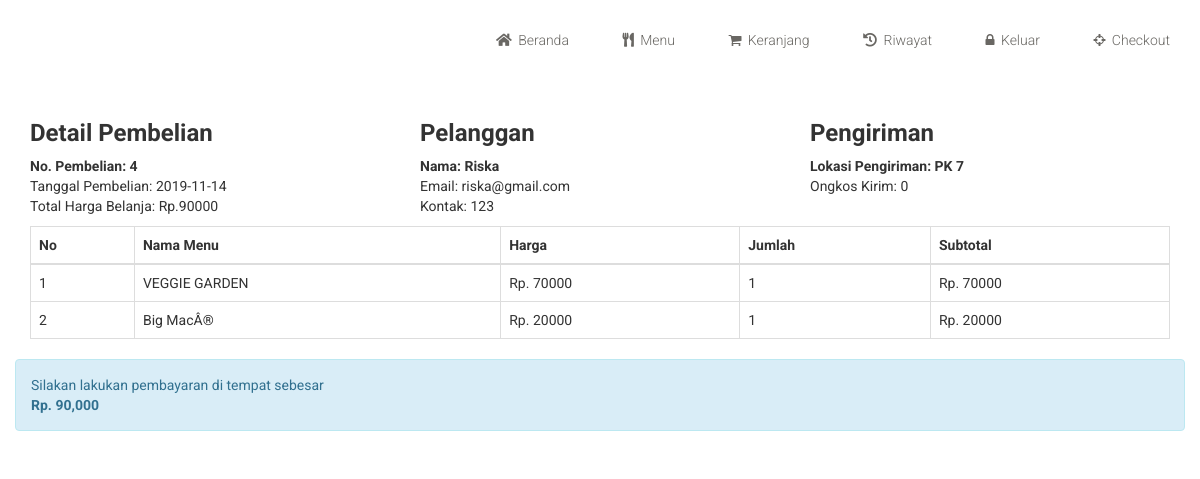
Page /nota.php?id=4 (signed in) on the committed database.
### tables this page shows
CREATE TABLE IF NOT EXISTS `pembelian` (
  `id_pembelian` int(11) NOT NULL AUTO_INCREMENT,
  `id_user` int(11) NOT NULL,
  `id_ongkir` int(11) NOT NULL,
  `tanggal_pembelian` date NOT NULL,
  `total_pembelian` int(11) NOT NULL,
  `tarif` int(11) NOT NULL,
  `alamat_pengiriman` text NOT NULL,
  `status_pembelian` varchar(100) NOT NULL DEFAULT 'Dalam Proses',
  PRIMARY KEY (`id_pembelian`)
);

CREATE TABLE IF NOT EXISTS `user` (
  `id_user` int(11) NOT NULL AUTO_INCREMENT,
  `nama` varchar(255) NOT NULL,
  `email` varchar(255) NOT NULL,
  `pass` varchar(255) NOT NULL,
  `kontak` varchar(255) NOT NULL,
  PRIMARY KEY (`id_user`)
);

CREATE TABLE IF NOT EXISTS `pembelian_menu` (
  `id_pembelian_menu` int(5) NOT NULL AUTO_INCREMENT,
  `id_pembelian` int(5) NOT NULL,
  `id_menu` int(5) NOT NULL,
  `jumlah` int(20) NOT NULL,
  `nama_menu` varchar(100) NOT NULL,
  `harga` varchar(50) NOT NULL,
  `subharga` varchar(50) NOT NULL,
  PRIMARY KEY (`id_pembelian_menu`)
);

### nota.php (the view, shortened to what this page needs)
<?php
include 'konfig.php';
include 'headatas.php';
?>
<?php
include 'headbawah.php';
?>
<section>
    <div class="container">
        <?php
        $ambil = $koneksi->query("SELECT * FROM pembelian JOIN user ON pembelian.id_user=user.id_user WHERE pembelian.id_pembelian='$_GET[id]' ");
        $detail = $ambil->fetch_assoc();
        ?>
        <div class="row">
            <div class="col-sm-4">
                <h3><b>Detail Pembelian</b></h3>
                <b>No. Pembelian:  <?php echo $detail['id_pembelian']; ?> </b> <br>
                <p>
                Tanggal Pembelian: <?php echo $detail['tanggal_pembelian']; ?> <br>
                Total Harga Belanja: Rp.<?php echo $detail['total_pembelian']; ?>
                </p>
            </div>
            <div class="col-sm-4">
                <h3><strong>Pelanggan</strong></h3>
                <b>Nama: <?php echo $detail['nama']; ?></b> <br>
                <p>
                Email: <?php echo $detail['email']; ?> <br>
                Kontak: <?php echo $detail['kontak']; ?>
                </p>
            </div>
            <div class="col-sm-4">
                <h3><strong>Pengiriman</strong></h3>
                <b>Lokasi Pengiriman: <?php echo $detail['alamat_pengiriman']; ?> </b> <br>
                <p>
                Ongkos Kirim: <?php echo $detail['tarif']; ?> <br>
                </p>
            </div>
        </div>
        <table class="table table-bordered">
            <thead>
                <tr>
                    <th>No</th>
                    <th>Nama Menu</th>
                    <th>Harga</th>
                    <th>Jumlah </th>
                    <th>Subtotal</th>
                </tr>
            </thead>
            <tbody>
                <?php $nomor = 1;  ?>
                <?php $ambil = $koneksi->query("SELECT * FROM pembelian_menu WHERE id_pembelian = '$_GET[id]'"); ?>
                <?php while($pecah=$ambil->fetch_assoc()) {  ?>
                <tr>
                    <td><?php echo $nomor; ?></td>
                    <td><?php echo $pecah['nama_menu']; ?></td>
                    <td>Rp. <?php echo $pecah['harga']; ?></td>
                    <td><?php echo $pecah['jumlah']; ?></td>
                    <td>Rp. <?php echo $pecah['subharga']; ?></td>
                </tr>
                <?php $nomor++; ?>
                <?php } ?>
            </tbody>
        </table>
    </div>
</section>
<div class="row">
    <div class="col-md-12">
        <div class="alert alert-info">
            <p>Silakan lakukan pembayaran di tempat sebesar  <br>
            <strong>Rp. <?php echo number_format($detail['total_pembelian']); ?></strong></p>
        </div>
    </div>
</div>
</body>
</html>

### headatas.php (shortened to what this page needs)
<!DOCTYPE html>
<html lang="en">
<head>
    <link rel="stylesheet" href="https://use.fontawesome.com/releases/v5.5.0/css/all.css">
    <link rel="stylesheet" href="masuk.css">
    <link rel="stylesheet" href="css/bootstrap.min">
    <link href="css/bootstrap.min.css" rel="stylesheet">
    <link href="css/font-awesome.min.css" rel="stylesheet">
    <link href="css/prettyPhoto.css" rel="stylesheet">
    <link href="css/price-range.css" rel="stylesheet">
    <link href="css/animate.css" rel="stylesheet">
	<link href="css/main.css" rel="stylesheet">
	<link href="css/responsive.css" rel="stylesheet">

### headbawah.php (shortened to what this page needs)
</head>
<body>
    <section class="navsemua">
    <div class="container">
        <div class="row">
            <div class="col-sm-2">
            </div>
            <div class="col-sm-10">
                <div class="shop-menu pull-right">
                    <ul class="navbar-semua">
                        <li><a href="index.php"><i class="fas fa-home"></i> Beranda</a></li>
                        <li><a href="menu.php"><i class="fas fa-utensils"></i> Menu</a></li>
                        <li><a href="keranjang.php"><i class="fa fa-shopping-cart"></i> Keranjang</a></li>
                        <?php if(isset($_SESSION["user"])) :  ?>
                        <li><a href="riwayat.php"><i class="fas fa-history"></i> Riwayat</a></li>
                        <li><a href="keluar.php"><i class="fa fa-lock"></i> Keluar</a></li>
                        <?php else:   ?>
                        <li><a href="masuk.php"><i class="fa fa-lock"></i> Masuk</a></li>
                        <?php endif  ?>
                        <li><a href="checkout.php"><i class="fa fa-crosshairs"></i> Checkout</a></li>
                    </ul>
                </div>
            </div>
        </div>
    </div>
</section>
    <section>
		<div class="container">
			<div class="row">

### masuk.css (style rules this page uses)
.shop-menu li { margin-top: 10px; }
.navbar-semua { list-style: none; float: right; margin-top: 20px; }
.navbar-semua li a { color: #333; text-decoration: none; font-size: 90%; font-weight: bold; }
.navbar-semua li { display: inline-block; margin-left: 20px; }
.navsemua { min-height: 100px; }

### css/main.css (style rules this page uses)
html, body { font-family: 'Roboto', sans-serif; background: ; position: relative; font-weight: 400px; padding: 0; margin: 0; height: 100%; }
ul li { list-style: none; }
a { -webkit-transition: 300ms; -moz-transition: 300ms; -o-transition: 300ms; transition: 300ms; }
h1, h2, h3, h4, h5, h6 { font-family: 'Roboto', sans-serif; }
.shop-menu ul li { display: inline-block; padding-left: 15px; padding-right: 15px; }
.shop-menu ul li:last-child { padding-right: 0; }
.shop-menu ul li a { background: #FFFFFF; color: #696763; font-family: 'Roboto', sans-serif; font-size: 14px; font-weight: 300; padding: 0; padding-right: 0; margin-top: 10px; }
.shop-menu ul li a i { margin-right: 3px; }

### rows in the picture
pembelian: id_pembelian "4", tanggal_pembelian "2019-11-14", total_pembelian "90000", id_user.nama "Riska", id_user.email "riska@gmail.com", id_user.kontak "123", alamat_pengiriman "PK 7", tarif "0", total_pembelian "90,000"
pembelian_menu: nama_menu "VEGGIE GARDEN", harga "70000", jumlah "1", subharga "70000"
pembelian_menu: nama_menu "Big MacÂ®", harga "20000", jumlah "1", subharga "20000"
